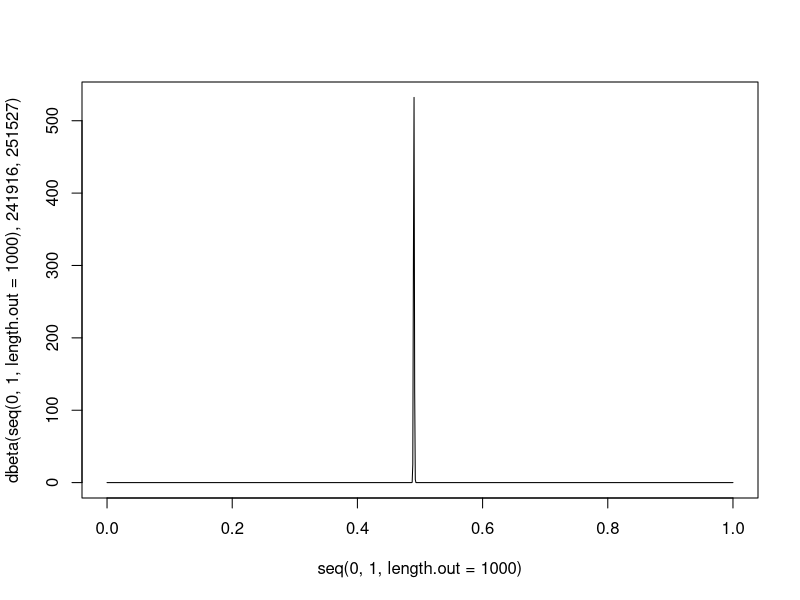
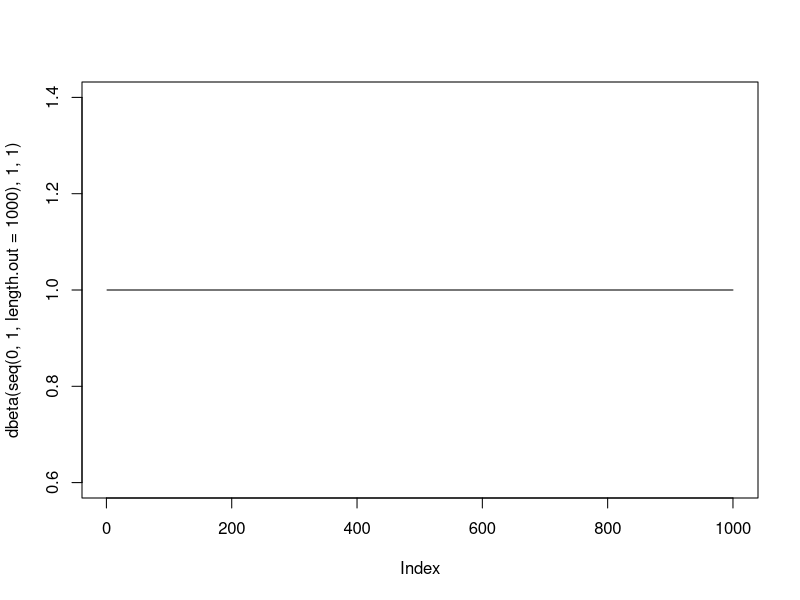
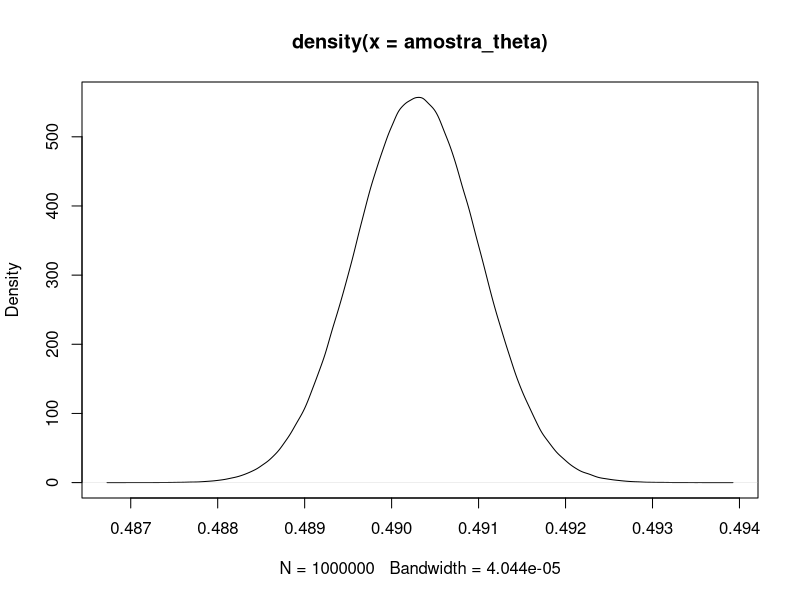
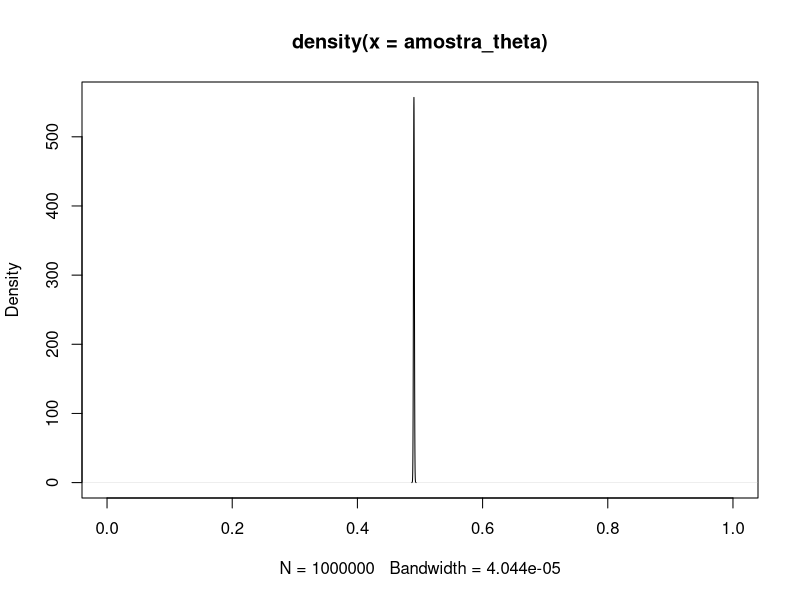

Write the R code that produced these figures, in order.
# Questão 5

## Número de mulheres
n_f <- 241945

## Número de homens
n_m <- 251527

## Teste exato de fischer (para fins de comparação):
binom.test(c(n_f, n_m), p = 0.5, alternative = "greater")

## Considerando que os dados sejam binomiais, a distribuição tem a seguinte forma:
plot(seq(0, 1, length.out = 1000), dbeta(seq(0, 1, length.out = 1000), 241916, 251527), type = "l")

## Para fazermos inferência bayesiana, consideremos uma priori U(0, 1) que é exatamente uma Beta(1, 1):
plot(dbeta(seq(0, 1, length.out = 1000), 1, 1), type = "l")

## Sabemos que a posteriori será conjugada, sendo Beta(n_f + 1, n_m + 1).
## Assim, para fazermos inferência sobre essa distribuição por meio de simulação, devemos inicialmente amostrar dessa Beta.

## Seed para gerar amostras da posteriori:
set.seed(5050)

## Gera um milhão de amostras da Beta
amostra_theta <- rbeta(1e6, n_f + 1, n_m + 1)

## Proporção de valores que são maiores do que 0.5:
mean(amostra_theta > 0.5)

## O formato da posteriori é a seguinte:
plot(density(amostra_theta))

## Note o eixo x no gráfico anterior. Uma representação mais correta seria:
plot(density(amostra_theta), xlim = c(0, 1))
